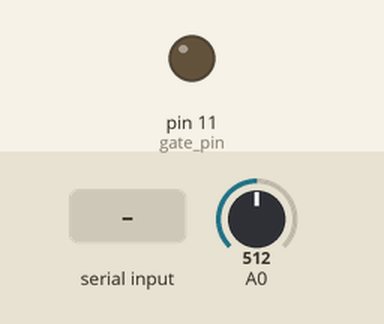
Simulated run of this sketch. Board: Arduino Uno, built with avr-gcc and run on an emulated ATmega328P. On the bench: output pins drawn as LEDs (lit = HIGH). Inputs (shaded band) come from the test bench; at power-on: A0 = 512. What the sketch prints to the serial monitor is not drawn.

Above: at 1.2 s.
1.3 s: "1" received over Serial
At 1.7 s:
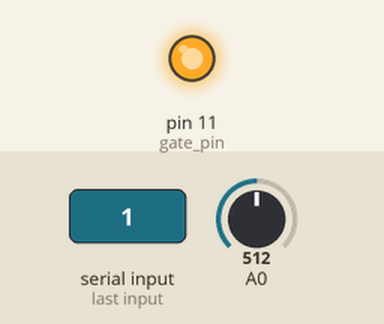
Timing chart, 0 to 4.3 s (numbered marks = the images above; inputs shaded):
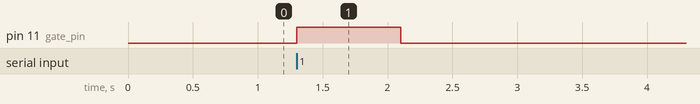

The sketch:

SerialCom_Uniduino.ino
```cpp
// Arduino(MyoWare)->Unity(WingsMovement)->Arduino(HapticFeedback)
// ※一度Unityを経由してのシステム(UnityとArudinoの相互通信プログラム(未完))

const int gate_pin = 11;
char data;

void setup() {
  Serial.begin(115200); //シリアル通信開始

  pinMode(gate_pin, OUTPUT); //受信用のpinを準備
}

void loop() {
  // Arduino->Unity: MyoWareの値をUnity側へ送る部分
    int v = analogRead(0); //0pinに来る値を読む(MyoWareの値)
    Serial.println(v);

  // Unity->Arduino: Unity側から来たシリアルを処理する部分
  if(Serial.available() > 0){ //受信データがあるかどうか
    data = Serial.read();
    if(data == 0x31){ //文字コード0x31, つまり"1"を受信したらif文内を実行する

      digitalWrite(gate_pin, HIGH);
      delay(800);
      digitalWrite(gate_pin, LOW);
   }
   delay(1000);
  }
}
```

Measured:
- after the input at 1.3 s, pin 11 (gate_pin): LOW → HIGH at once, → LOW 0.80 s later
